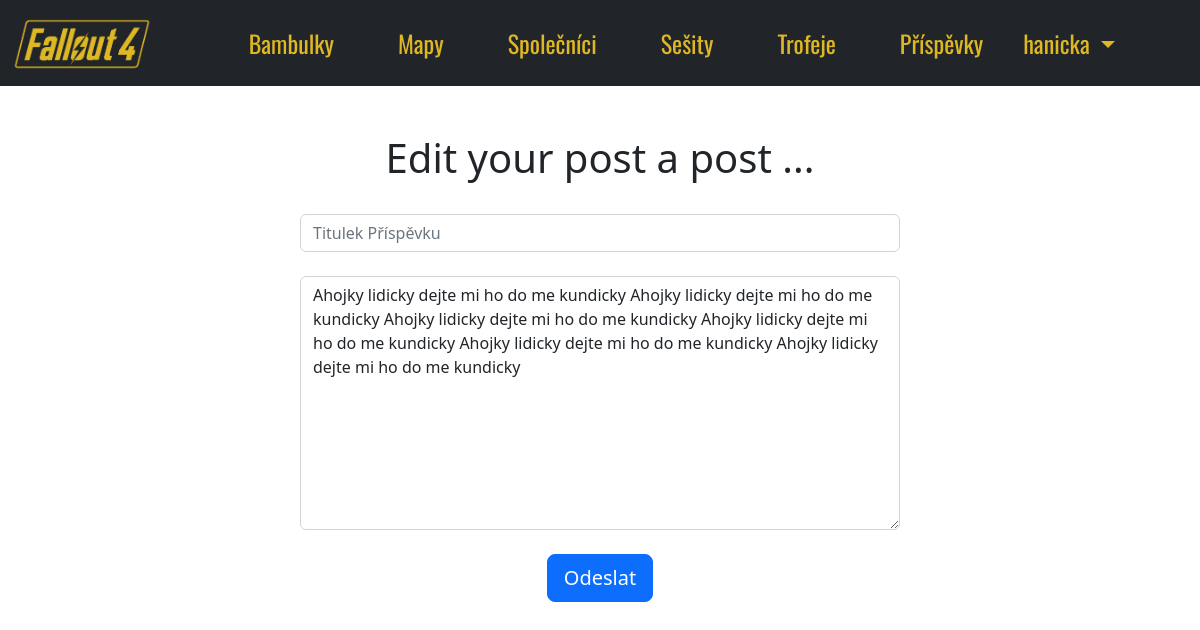
Before: /edit_post/1 (signed in) with the older database file.
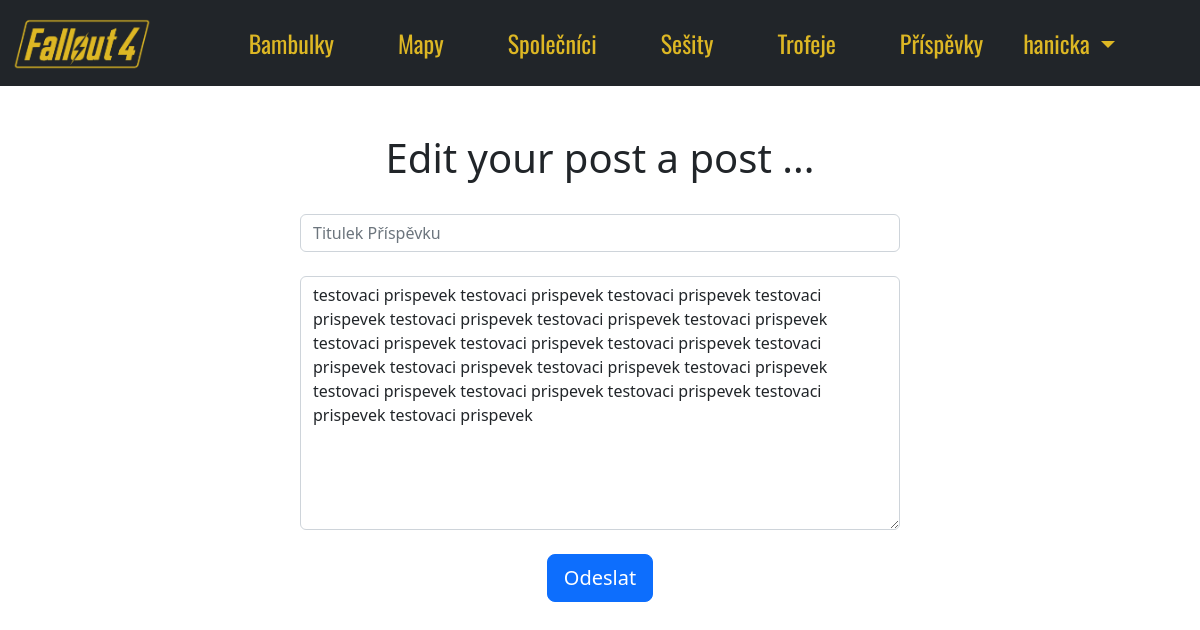
After: the same page with the newer database file.
### website/models.py (models this page shows)
class Post(db.Model):
    id = db.Column(db.Integer, primary_key=True)
    text = db.Column(db.Text, nullable=False)
    title = db.Column(db.String(150), nullable=False)
    date_created = db.Column(db.DateTime(timezone=True), default=func.now())
    author = db.Column(db.Integer, db.ForeignKey('user.id', ondelete="CASCADE"), nullable=False)
    comments = db.relationship('Comment', backref='post', passive_deletes=True)
    likes = db.relationship('Like', backref='post', passive_deletes=True)
    dislikes = db.relationship('Dislike', backref='post', passive_deletes=True)

### website/views.py (the view, shortened to what this page needs)
@views.route("/edit_post/<int:id>", methods=['GET', 'POST'])
@login_required
def edit_post(id):
    post = Post.query.filter_by(id=id).first()
    return render_template('edit_post.html', user=current_user, id=post.id, post=post )

### website/__init__.py (called while the page is built)
def create_app():
    app = Flask(__name__)
    app.config['SECRET_KEY']= 'key'
    app.config['SQLALCHEMY_DATABASE_URI'] = f'sqlite:///{DB_NAME}'
    db.init_app(app)
    from .views import views
    from .auth import auth
    app.register_blueprint(views, url_prefix=('/'))
    app.register_blueprint(auth, url_prefix=('/'))
    from .models import User, Post, Comment, Like, Dislike
    create_database(app)
    login_manager = LoginManager()
    login_manager.login_view = 'auth.login'
    login_manager.init_app(app)
    @login_manager.user_loader
    def load_user(id):
        return User.query.get(int(id))
    return app

### website/templates/edit_post.html (shortened to what this page needs)
{% extends 'base.html' %}
{% block content %}
<br> <br>
<center>
<h1>Edit your post a post ...</h1>
<form method="POST">
    <div class="mb-3 align-center">
      <input type="text" class="form-control w-50" id="title" name="title" aria-describedby="emailHelp" placeholder="Titulek Příspěvku">
      <br>
<textarea name="text" id="text" cols="10" rows="10" class="form-control w-50">{{post.text}}</textarea>
<br>
<button type="submit" class="btn btn-lg btn-primary">Odeslat</button>
</div>
  </form>
</center>
{% endblock %}

Changed rows visible on the page:
changed Post: text "Ahojky lidicky dejte mi ho do me kundicky Ahojky lidicky dejte mi ho do me kundicky Ahojky lidicky dejte mi ho do me kundicky Ahojky lidicky dejte mi ho do me kundicky Ahojky lidicky dejte mi ho do me kundicky Ahojky lidicky dejte mi ho do me kundicky" → "testovaci prispevek testovaci prispevek testovaci prispevek testovaci prispevek testovaci prispevek testovaci prispevek testovaci prispevek testovaci prispevek testovaci prispevek testovaci prispevek testovaci prispevek testovaci prispevek testovaci prispevek testovaci prispevek testovaci prispevek testovaci prispevek testovaci prispevek testovaci prispevek testovaci prispevek"
